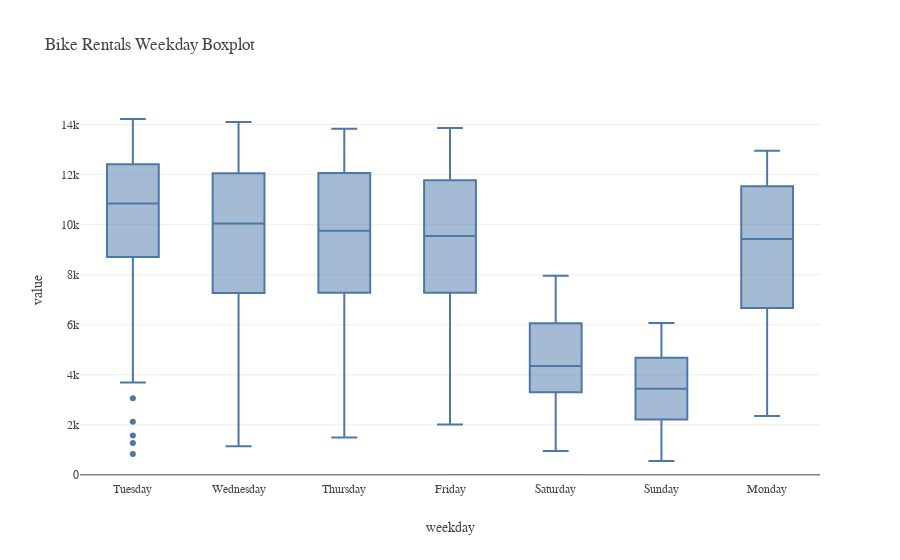

Notebook code cell kept with this figure:
### Markdown cell above
However, the most important source of variation clearly is the weekly seasonality. The boxplot function is designed to accept various time formats, so we can adapt it pretty quickly:

### Code cell
tsa.subunits_boxplot(daily_outflow["count"], y="count", time_subunit="weekday")

### Figure 1 — Plotly figure (JSON) as saved in the notebook; plotly's stock layout.template omitted (floating-point values rounded to 4 significant figures; data arrays with more than 128 entries replaced by an {"elided": "..."} marker saying what was removed)
{"data": [{"alignmentgroup": "True", "hovertemplate": "weekday=%{x}<br>value=%{y}<extra></extra>", "legendgroup": "", "marker": {"color": "#4C78A8"}, "name": "", "notched": false, "offsetgroup": "", "orientation": "v", "showlegend": false, "type": "box", "x": {"elided": "2555 str values"}, "x0": " ", "xaxis": "x", "y": {"elided": "2555 int values"}, "y0": " ", "yaxis": "y"}], "layout": {"autosize": true, "boxmode": "group", "font": {"family": "DejaVuSansMono Nerd Font"}, "legend": {"tracegroupgap": 0}, "title": {"text": "Bike Rentals Weekday Boxplot", "x": 0.05, "xanchor": "left"}, "xaxis": {"anchor": "y", "autorange": true, "domain": [0, 1], "range": [-0.5, 6.5], "title": {"text": "weekday"}, "type": "category"}, "yaxis": {"anchor": "x", "autorange": true, "domain": [0, 1], "range": [-206.6, 14990.0], "title": {"text": "value"}, "type": "linear"}}}
